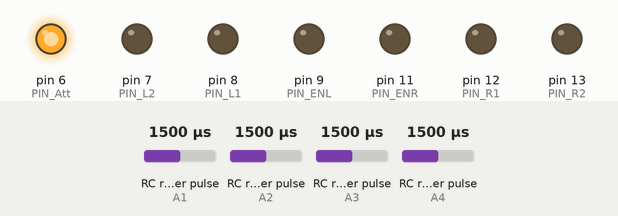
The sketch below on a simulated Arduino Uno, built with avr-gcc and run on an emulated ATmega328P. Parts: output pins drawn as LEDs (lit = HIGH). Wiring (inferred from the names in the program): 4 × RC receiver channel: data A1 / data A2 / data A3 / data A4. The test bench sets the inputs (shaded band); at power-on: RC receiver pulse (sensors on A1, A2, A3, A4) 1500 µs.

Above: at 1.2 s.
1.3 s: RC receiver pulse (sensor on A1) set to 1433 µs
2.8 s: RC receiver pulse (sensor on A1) set to 1408 µs
At 4.0 s:
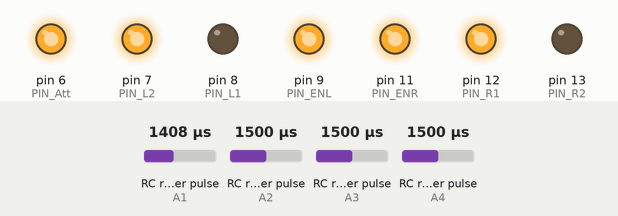
4.3 s: RC receiver pulse (sensor on A2) set to 1419 µs
5.8 s: RC receiver pulse (sensor on A2) set to 1390 µs
At 6.4 s:
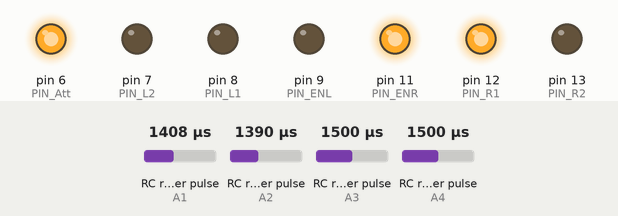
7.3 s: RC receiver pulse (sensor on A3) set to 1632 µs
8.8 s: RC receiver pulse (sensor on A3) set to 1658 µs
At 9.8 s:
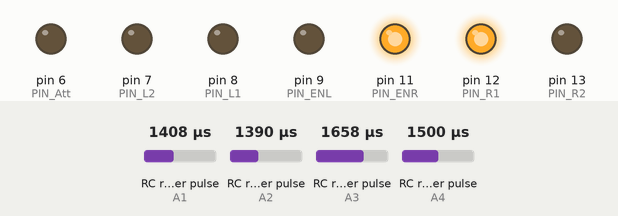
Timing chart, 0 to 11.3 s (numbered marks = the images above; inputs shaded):
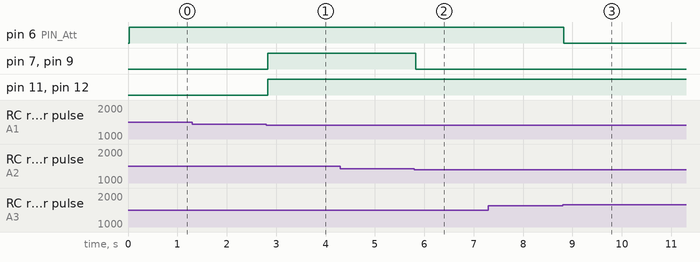

The sketch:

Rc_contro.ino
```cpp
//Version : 4.7.1
//Date    : 12/11/2561
//Time    : 11:00
//#################### Config Pin Motor Driver #########################
// สำหรับการ Set Pin Drive Motor
int PIN_ENL  = 9;
int PIN_L1   = 8;
int PIN_L2   = 7;

int PIN_ENR  = 11;
int PIN_R1   = 12;
int PIN_R2   = 13;
//###################### Config Pin Recive ############################
// สำหรับการ Set Pin Reciver
int PIN_CH1  = A1;
int PIN_CH2  = A2;
int PIN_CH3  = A3;
int PIN_CH4  = A4;
// ---------------------- offset Recive -------------------------------
// สัญญานจาก Remote ที่ผ่านการ Offset แล้ว
int DATA_CH1 = 0; // L  |
int DATA_CH2 = 0; // L  _
int DATA_CH3 = 0; // R  |
int DATA_CH4 = 0; // R  _
//####################### Config Pin Attack ############################
// สำหรับ การ Set Pin Relay
int PIN_Att = 6;
//######################################################################
int signal_A4, signal_A1, signal_A2, signal_A3;
int speed_go, speed_bk;
//######################################################################

//**********************************************************************
void setup() {
  pinMode(DATA_CH1, INPUT);
  pinMode(DATA_CH2, INPUT);
  pinMode(DATA_CH3, INPUT);
  pinMode(DATA_CH4, INPUT);
  pinMode(PIN_L1, OUTPUT);
  pinMode(PIN_L2, OUTPUT);
  pinMode(PIN_R1, OUTPUT);
  pinMode(PIN_R2, OUTPUT);
  pinMode(PIN_ENL, OUTPUT);
  pinMode(PIN_ENR, OUTPUT);
  pinMode(PIN_Att, OUTPUT);
  Serial.begin(9600);

}
//**********************************************************************
void loop() {
 // B(255);
  //pread_rc();
  //
   read_rc();
    if (DATA_CH3 >= 80) {
     digitalWrite(PIN_Att, 0);
    }
    else {
     digitalWrite(PIN_Att, 1);
    }

    if (DATA_CH2 >= 60 && DATA_CH1 >= 40 && DATA_CH1 <= 60) {
     B(255);
    } else if (DATA_CH2 <= 40 && DATA_CH1 >= 40 && DATA_CH1 <= 60) {
     G(255);
    } else if (DATA_CH1 >= 60 && DATA_CH2 >= 40 && DATA_CH2 <= 60 ) {
     R(255);
    } else if (DATA_CH1 <= 40 && DATA_CH2 >= 40 && DATA_CH2 <= 60 ) {
     L(255);
    } else if (DATA_CH1 <= 40 && DATA_CH2 <= 40 ) {
     G_L(255);
    } else if (DATA_CH1 >= 60 && DATA_CH2 <= 40 ) {
     G_R(255);
    } else if (DATA_CH1 >= 60 && DATA_CH2 >= 60) {
     B_R(255);
    } else if (DATA_CH1 <= 40 && DATA_CH2 >= 60 ) {
     B_L(255);
    } else {
     S();
    }


}
//**********************************************************************
//#####################################################################
void read_rc() {
  DATA_CH1 = offset_CH(PIN_CH1, 1065, 1939);
  DATA_CH2 = offset_CH(PIN_CH2, 1095, 1876);
  DATA_CH3 = offset_CH(PIN_CH3, 1152, 1770);
  DATA_CH4 = offset_CH(PIN_CH4, 1061, 1900);
}
//#####################################################################
void pread_rc() {
  int DATA_CH11 = P_CH(PIN_CH1);
  int DATA_CH22 = P_CH(PIN_CH2);
  int DATA_CH33 = P_CH(PIN_CH3);
  int DATA_CH44 = P_CH(PIN_CH4);
  Serial.print("CH1 : ");
  Serial.print(DATA_CH11);
  Serial.print("  CH2 : ");
  Serial.print(DATA_CH22);
  Serial.print("  CH3 : ");
  Serial.print(DATA_CH33);
  Serial.print("  CH4 : ");
  Serial.println(DATA_CH44);
}
//############################## MOTOR ################################
void M_L_G(int SP_M) {
  digitalWrite(PIN_L1, 1);
  digitalWrite(PIN_L2, 0);
  analogWrite(PIN_ENL, SP_M);
}
void M_L_B(int SP_M) {
  digitalWrite(PIN_L1, 0);
  digitalWrite(PIN_L2, 1);
  analogWrite(PIN_ENL, SP_M);
}
void M_L_S() {
  digitalWrite(PIN_L1, 0);
  digitalWrite(PIN_L2, 0);
  analogWrite(PIN_ENL, 0);
}
void M_R_G(int SP_M) {
  digitalWrite(PIN_R1, 1);
  digitalWrite(PIN_R2, 0);
  analogWrite(PIN_ENR, SP_M);
}
void M_R_B(int SP_M) {
  digitalWrite(PIN_R1, 0);
  digitalWrite(PIN_R2, 1);
  analogWrite(PIN_ENR, SP_M);
}
void M_R_S() {
  digitalWrite(PIN_R1, 0);
  digitalWrite(PIN_R2, 0);
  analogWrite(PIN_ENR, 0);
}
//########################### G B #####################################
void G(int SP_M) {
  M_L_G(SP_M);
  M_R_G(SP_M);
}
void B(int SP_M) {
  M_L_B(SP_M);
  M_R_B(SP_M);
}
//########################### L #######################################
void G_L(int SP_M) {
  M_R_G(SP_M);
  M_L_S();
}
void B_L(int SP_M) {
  M_R_B(SP_M);
  M_L_S();
}
void L(int SP_M) {
  M_R_G(SP_M);
  M_L_B(SP_M);
}
//########################### R #######################################
void G_R( int SP_M)
{
  M_L_G(SP_M);
  M_R_S();
}
void B_R( int SP_M)
{
  M_L_B(SP_M);
  M_R_S();
}
void R( int SP_M)
{
  M_L_G(SP_M);
  M_R_B(SP_M);
}
void S() {
  M_L_S();
  M_R_S();
}
//#####################################################################

//Function  ในการ offset ค่าที่ได้จาก pit ของรีโมท ให้อยู่ในช่วง 0 - 100 %
int offset_CH(int pin, int min_val, int max_val) {
  return map(pulseIn(pin, HIGH), min_val, max_val, 0, 100);
}
int P_CH(int pin) {
  return pulseIn(pin, HIGH);
}
```

Measured:
- the behaviour switches between 1423 and 1422 µs on RC receiver pulse (sensor on A1) (found by bisection; images 0 and 1)
- the behaviour switches between 1407 and 1406 µs on RC receiver pulse (sensor on A2) (found by bisection; images 1 and 2)
- the behaviour switches between 1645 and 1646 µs on RC receiver pulse (sensor on A3) (found by bisection; images 2 and 3)
- after the input at 1.3 s, every drawn part: stays the same
- after the input at 2.8 s, pin 7 (PIN_L2), pin 9 (PIN_ENL), pin 11 (PIN_ENR), pin 12 (PIN_R1): LOW → HIGH at once
- after the input at 4.3 s, every drawn part: stays the same
- after the input at 5.8 s, pin 7 (PIN_L2), pin 9 (PIN_ENL): HIGH → LOW at once
- after the input at 7.3 s, every drawn part: stays the same
- after the input at 8.8 s, pin 6 (PIN_Att): HIGH → LOW at once
